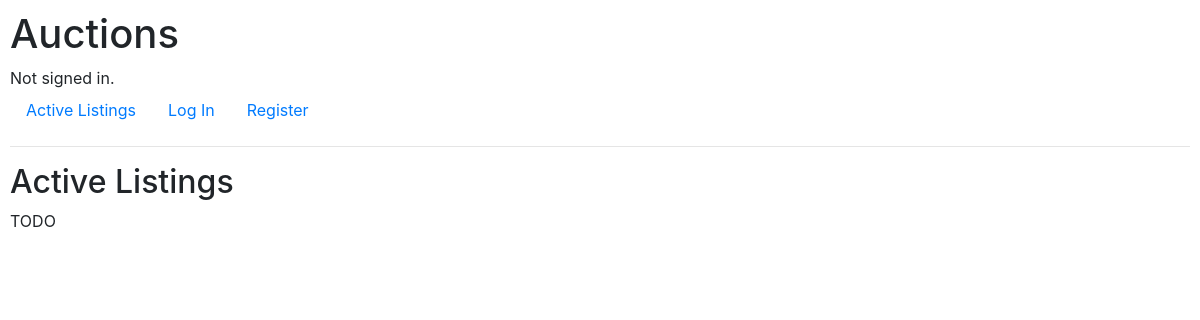
Before: / with the older database file.
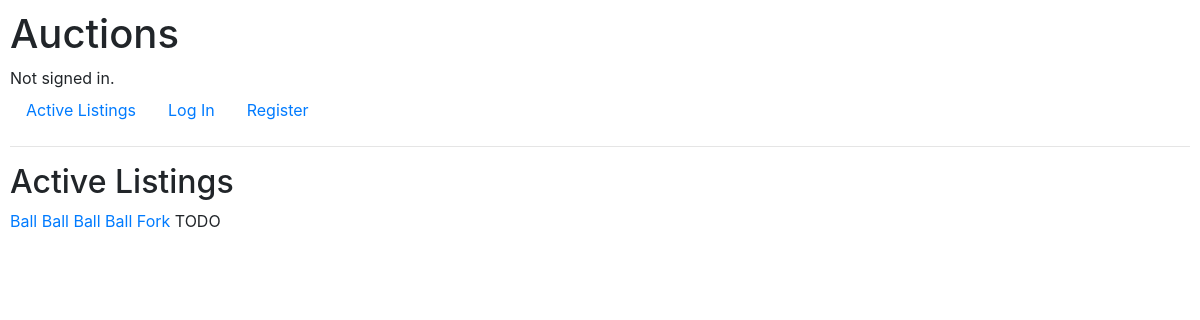
After: the same page with the newer database file.
### auctions/models.py (models this page shows)
class Products(models.Model):
    title = models.CharField(max_length=64)
    description = models.TextField(max_length=800)
    startingPrice = models.DecimalField(max_digits=100000, decimal_places=2)
    categories = models.ManyToManyField(AuctionCategory)
    pass

### auctions/views.py (the view)
# urls.py: path("", views.index, name="index"),
def index(request):
    products = Products.objects.all()
    return render(request, "auctions/index.html", {
        "products": products,
    })

### auctions/templates/auctions/index.html
{% extends "auctions/layout.html" %}
{% block body %}
    <h2>Active Listings</h2>
    {% for product in products %}
    <a href="{% url 'product' product.id %}">{{ product.title }}</a>
{% endfor %}
    TODO
{% endblock %}

### auctions/templates/auctions/layout.html (shortened to what this page needs)
{% load static %}
<!DOCTYPE html>
<html lang="en">
    <head>
        <link rel="stylesheet" href="https://stackpath.bootstrapcdn.com/bootstrap/4.4.1/css/bootstrap.min.css">
        <link href="{% static 'auctions/styles.css' %}" rel="stylesheet">
    </head>
    <body>
        <h1>Auctions</h1>
        <div>
            {% if user.is_authenticated %}
                Signed in as <strong>{{ user.username }}</strong>.
            {% else %}
                Not signed in.
            {% endif %}
        </div>
        <ul class="nav">
            <li class="nav-item">
                <a class="nav-link" href="{% url 'index' %}">Active Listings</a>
            </li>
            {% if user.is_authenticated %}
                <li class="nav-item">
                    <a class="nav-link" href="{% url 'addProduct' %}">Add a product</a>
                </li>
                <li class="nav-item">
                    <a class="nav-link" href="{% url 'logout' %}">Log Out</a>
                </li>
            {% else %}
                <li class="nav-item">
                    <a class="nav-link" href="{% url 'login' %}">Log In</a>
                </li>
                <li class="nav-item">
                    <a class="nav-link" href="{% url 'register' %}">Register</a>
                </li>
            {% endif %}
        </ul>
        <hr>
        {% block body %}
        {% endblock %}
    </body>
</html>

### auctions/static/auctions/styles.css (style rules this page uses)
body { padding: 10px; }

Changed rows visible on the page:
added Products: title "Ball"
added Products: title "Ball"
added Products: title "Ball"
added Products: title "Ball"
added Products: title "Fork"
